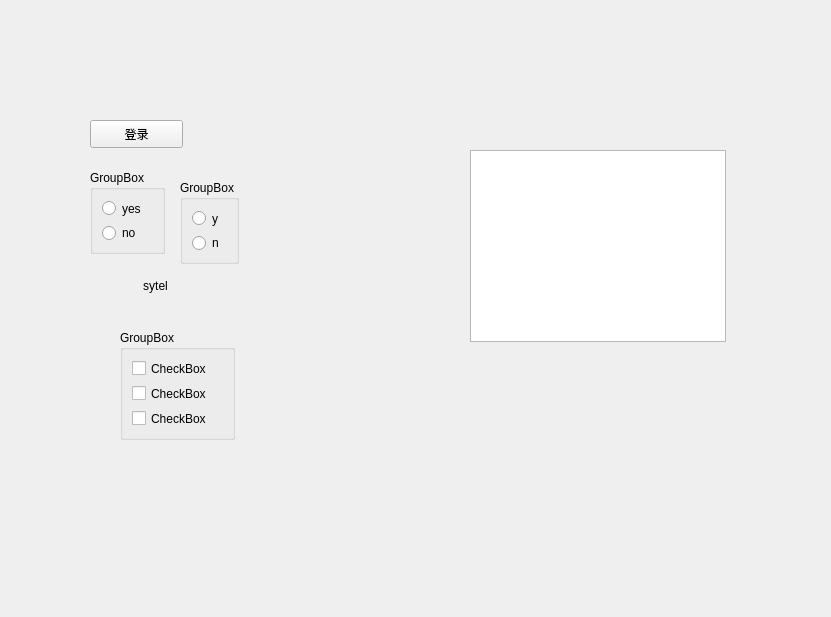
<?xml version="1.0" encoding="UTF-8"?>
<ui version="4.0">
 <class>Widget</class>
 <widget class="QWidget" name="Widget">
  <property name="geometry">
   <rect>
    <x>0</x>
    <y>0</y>
    <width>831</width>
    <height>617</height>
   </rect>
  </property>
  <property name="windowTitle">
   <string>Widget</string>
  </property>
  <widget class="QPushButton" name="pushButton">
   <property name="geometry">
    <rect>
     <x>90</x>
     <y>120</y>
     <width>93</width>
     <height>28</height>
    </rect>
   </property>
   <property name="text">
    <string>登录</string>
   </property>
  </widget>
  <widget class="QToolButton" name="toolButton">
   <property name="geometry">
    <rect>
     <x>110</x>
     <y>260</y>
     <width>91</width>
     <height>51</height>
    </rect>
   </property>
   <property name="text">
    <string>sytel</string>
   </property>
   <property name="icon">
    <iconset resource="Image/res.qrc">
     <normaloff>:/OnePiece.png</normaloff>:/OnePiece.png</iconset>
   </property>
   <property name="iconSize">
    <size>
     <width>32</width>
     <height>32</height>
    </size>
   </property>
   <property name="toolButtonStyle">
    <enum>Qt::ToolButtonTextBesideIcon</enum>
   </property>
   <property name="autoRaise">
    <bool>true</bool>
   </property>
  </widget>
  <widget class="QGroupBox" name="groupBox">
   <property name="geometry">
    <rect>
     <x>90</x>
     <y>170</y>
     <width>75</width>
     <height>84</height>
    </rect>
   </property>
   <property name="title">
    <string>GroupBox</string>
   </property>
   <layout class="QVBoxLayout" name="verticalLayout">
    <item>
     <widget class="QRadioButton" name="radioButton">
      <property name="text">
       <string>yes</string>
      </property>
     </widget>
    </item>
    <item>
     <widget class="QRadioButton" name="radioButtonNO">
      <property name="text">
       <string>no</string>
      </property>
     </widget>
    </item>
   </layout>
  </widget>
  <widget class="QGroupBox" name="groupBox_2">
   <property name="geometry">
    <rect>
     <x>180</x>
     <y>180</y>
     <width>59</width>
     <height>84</height>
    </rect>
   </property>
   <property name="title">
    <string>GroupBox</string>
   </property>
   <layout class="QVBoxLayout" name="verticalLayout_2">
    <item>
     <widget class="QRadioButton" name="radioButton_3">
      <property name="text">
       <string>y</string>
      </property>
     </widget>
    </item>
    <item>
     <widget class="QRadioButton" name="radioButton_4">
      <property name="text">
       <string>n</string>
      </property>
     </widget>
    </item>
   </layout>
  </widget>
  <widget class="QGroupBox" name="groupBox_3">
   <property name="geometry">
    <rect>
     <x>120</x>
     <y>330</y>
     <width>115</width>
     <height>110</height>
    </rect>
   </property>
   <property name="title">
    <string>GroupBox</string>
   </property>
   <layout class="QVBoxLayout" name="verticalLayout_3">
    <item>
     <widget class="QCheckBox" name="checkBox_3">
      <property name="text">
       <string>CheckBox</string>
      </property>
     </widget>
    </item>
    <item>
     <widget class="QCheckBox" name="checkBox_2">
      <property name="text">
       <string>CheckBox</string>
      </property>
     </widget>
    </item>
    <item>
     <widget class="QCheckBox" name="checkBox">
      <property name="text">
       <string>CheckBox</string>
      </property>
      <property name="tristate">
       <bool>true</bool>
      </property>
     </widget>
    </item>
   </layout>
  </widget>
  <widget class="QListWidget" name="listWidget">
   <property name="geometry">
    <rect>
     <x>470</x>
     <y>150</y>
     <width>256</width>
     <height>192</height>
    </rect>
   </property>
  </widget>
 </widget>
 <resources>
  <include location="Image/res.qrc"/>
  <include location="Image/res.qrc"/>
 </resources>
 <connections/>
</ui>
